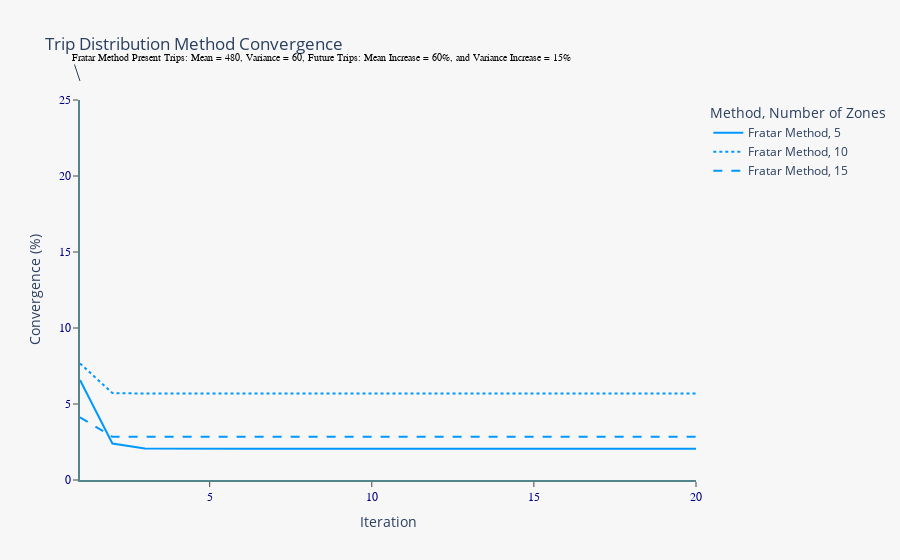

This figure's notebook cell:
### Markdown cell above
##### Dedicated Convergence testing

### Code cell
ded_test(dist_func='FM', n_zones=[5, 10, 15], test_pre_mean=480, test_pre_var=60, factor_fut_mean=0.6, factor_fut_var=0.15, n_iter=20)

### Figure 1 — Plotly figure (JSON) as saved in the notebook; plotly's stock layout.template omitted (floating-point values rounded to 4 significant figures)
{"data": [{"hovertemplate": "Method=Fratar Method<br>Number of Zones=5<br>Iteration=%{x}<br>Convergence (%)=%{y}<extra></extra>", "legendgroup": "Fratar Method, 5", "line": {"color": "rgb(0,152,255)", "dash": "solid"}, "marker": {"symbol": "circle"}, "mode": "lines", "name": "Fratar Method, 5", "orientation": "v", "showlegend": true, "type": "scatter", "x": [1, 2, 3, 4, 5, 6, 7, 8, 9, 10, 11, 12, 13, 14, 15, 16, 17, 18, 19, 20], "xaxis": "x", "y": [6.58, 2.4, 2.077, 2.053, 2.052, 2.051, 2.051, 2.051, 2.051, 2.051, 2.051, 2.051, 2.051, 2.051, 2.051, 2.051, 2.051, 2.051, 2.051, 2.051], "yaxis": "y"}, {"hovertemplate": "Method=Fratar Method<br>Number of Zones=10<br>Iteration=%{x}<br>Convergence (%)=%{y}<extra></extra>", "legendgroup": "Fratar Method, 10", "line": {"color": "rgb(0,152,255)", "dash": "dot"}, "marker": {"symbol": "circle"}, "mode": "lines", "name": "Fratar Method, 10", "orientation": "v", "showlegend": true, "type": "scatter", "x": [1, 2, 3, 4, 5, 6, 7, 8, 9, 10, 11, 12, 13, 14, 15, 16, 17, 18, 19, 20], "xaxis": "x", "y": [7.667, 5.719, 5.688, 5.687, 5.687, 5.687, 5.687, 5.687, 5.687, 5.687, 5.687, 5.687, 5.687, 5.687, 5.687, 5.687, 5.687, 5.687, 5.687, 5.687], "yaxis": "y"}, {"hovertemplate": "Method=Fratar Method<br>Number of Zones=15<br>Iteration=%{x}<br>Convergence (%)=%{y}<extra></extra>", "legendgroup": "Fratar Method, 15", "line": {"color": "rgb(0,152,255)", "dash": "dash"}, "marker": {"symbol": "circle"}, "mode": "lines", "name": "Fratar Method, 15", "orientation": "v", "showlegend": true, "type": "scatter", "x": [1, 2, 3, 4, 5, 6, 7, 8, 9, 10, 11, 12, 13, 14, 15, 16, 17, 18, 19, 20], "xaxis": "x", "y": [4.124, 2.845, 2.837, 2.837, 2.837, 2.837, 2.837, 2.837, 2.837, 2.837, 2.837, 2.837, 2.837, 2.837, 2.837, 2.837, 2.837, 2.837, 2.837, 2.837], "yaxis": "y"}], "layout": {"annotations": [{"font": {"color": "black", "family": "Nirmala UI", "size": 10}, "text": "Fratar Method Present Trips: Mean = 480, Variance = 60, Future Trips: Mean Increase = 60%, and Variance Increase = 15%", "x": 0, "xanchor": "left", "xref": "paper", "y": 1.05, "yanchor": "top", "yref": "paper"}], "legend": {"title": {"text": "Method, Number of Zones"}, "tracegroupgap": 0}, "paper_bgcolor": "#F7F7F7", "plot_bgcolor": "#F7F7F7", "title": {"text": "Trip Distribution Method Convergence"}, "xaxis": {"anchor": "y", "domain": [0, 1], "linecolor": "#53868B", "linewidth": 2, "showgrid": false, "showticklabels": true, "tickfont": {"color": "#00008B", "family": "Nirmala UI", "size": 12}, "ticks": "outside", "title": {"text": "Iteration"}}, "yaxis": {"anchor": "x", "domain": [0, 1], "linecolor": "#53868B", "linewidth": 2, "range": [0, 25], "showgrid": false, "showticklabels": true, "tickfont": {"color": "#00008B", "family": "Nirmala UI", "size": 12}, "ticks": "outside", "title": {"text": "Convergence (%)"}}}}
